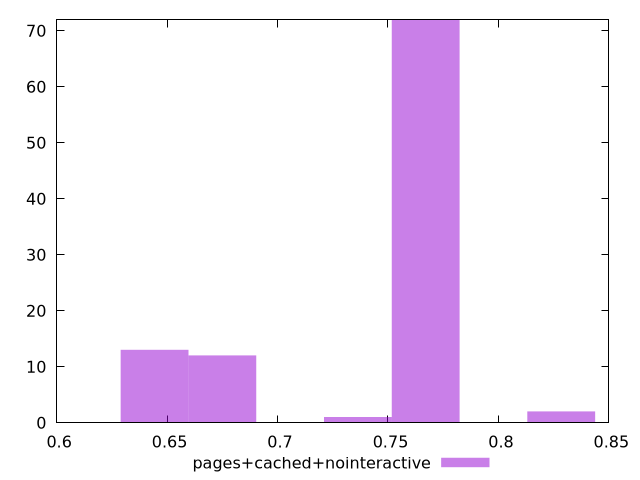

Source code (gnuplot):
$_pagesCachedNointeractive <<EOF
0.7670656544194665 72
0.6750177758891306 12
0.644335149712352 13
0.8284309067730239 2
0.7363830282426879 1
EOF
set key outside below
set terminal pngcairo
set output "report_00006_2020-11-02T20-21-41.718Z/speed-index/pages+cached+nointeractive//hist.png"
set yrange [0:72]
set boxwidth 0.030682626176778662
set style fill transparent solid 0.5 noborder
plot $_pagesCachedNointeractive title "pages+cached+nointeractive" with boxes ,
